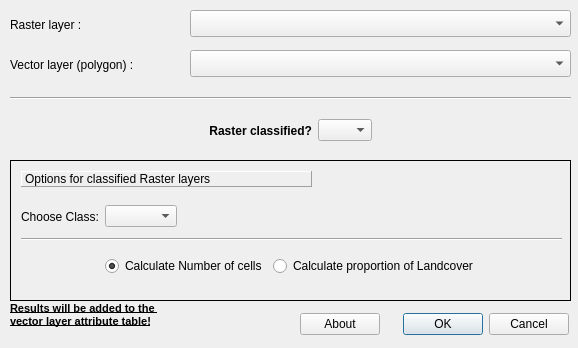
<?xml version="1.0" encoding="UTF-8"?>
<ui version="4.0">
 <class>BatchDialog</class>
 <widget class="QDialog" name="BatchDialog">
  <property name="windowModality">
   <enum>Qt::WindowModal</enum>
  </property>
  <property name="geometry">
   <rect>
    <x>0</x>
    <y>0</y>
    <width>578</width>
    <height>348</height>
   </rect>
  </property>
  <property name="sizePolicy">
   <sizepolicy hsizetype="Fixed" vsizetype="Fixed">
    <horstretch>0</horstretch>
    <verstretch>0</verstretch>
   </sizepolicy>
  </property>
  <property name="contextMenuPolicy">
   <enum>Qt::ActionsContextMenu</enum>
  </property>
  <property name="windowTitle">
   <string>Raster values for polygon</string>
  </property>
  <property name="windowIcon">
   <iconset resource="resources.qrc">
    <normaloff>:/Icons/icons/icon_batchCover.png</normaloff>:/Icons/icons/icon_batchCover.png</iconset>
  </property>
  <property name="layoutDirection">
   <enum>Qt::LeftToRight</enum>
  </property>
  <widget class="Line" name="line">
   <property name="geometry">
    <rect>
     <x>10</x>
     <y>90</y>
     <width>561</width>
     <height>16</height>
    </rect>
   </property>
   <property name="orientation">
    <enum>Qt::Horizontal</enum>
   </property>
  </widget>
  <widget class="QWidget" name="horizontalLayoutWidget_3">
   <property name="geometry">
    <rect>
     <x>10</x>
     <y>110</y>
     <width>561</width>
     <height>41</height>
    </rect>
   </property>
   <layout class="QHBoxLayout" name="horizontalLayout_3">
    <item>
     <spacer name="horizontalSpacer">
      <property name="orientation">
       <enum>Qt::Horizontal</enum>
      </property>
      <property name="sizeHint" stdset="0">
       <size>
        <width>40</width>
        <height>20</height>
       </size>
      </property>
     </spacer>
    </item>
    <item>
     <widget class="QLabel" name="label_3">
      <property name="font">
       <font>
        <weight>75</weight>
        <bold>true</bold>
       </font>
      </property>
      <property name="frameShape">
       <enum>QFrame::NoFrame</enum>
      </property>
      <property name="frameShadow">
       <enum>QFrame::Raised</enum>
      </property>
      <property name="text">
       <string>Raster classified?</string>
      </property>
      <property name="textFormat">
       <enum>Qt::AutoText</enum>
      </property>
      <property name="alignment">
       <set>Qt::AlignRight|Qt::AlignTrailing|Qt::AlignVCenter</set>
      </property>
      <property name="wordWrap">
       <bool>false</bool>
      </property>
      <property name="margin">
       <number>10</number>
      </property>
      <property name="textInteractionFlags">
       <set>Qt::NoTextInteraction</set>
      </property>
     </widget>
    </item>
    <item>
     <widget class="QComboBox" name="cb_Classified">
      <item>
       <property name="text">
        <string/>
       </property>
      </item>
      <item>
       <property name="text">
        <string>YES</string>
       </property>
      </item>
      <item>
       <property name="text">
        <string>NO</string>
       </property>
      </item>
     </widget>
    </item>
    <item>
     <spacer name="horizontalSpacer_2">
      <property name="orientation">
       <enum>Qt::Horizontal</enum>
      </property>
      <property name="sizeHint" stdset="0">
       <size>
        <width>40</width>
        <height>20</height>
       </size>
      </property>
     </spacer>
    </item>
   </layout>
  </widget>
  <widget class="QStackedWidget" name="stackWidget">
   <property name="geometry">
    <rect>
     <x>10</x>
     <y>160</y>
     <width>561</width>
     <height>141</height>
    </rect>
   </property>
   <property name="frameShape">
    <enum>QFrame::Box</enum>
   </property>
   <property name="frameShadow">
    <enum>QFrame::Plain</enum>
   </property>
   <property name="currentIndex">
    <number>0</number>
   </property>
   <widget class="QWidget" name="page">
    <widget class="QWidget" name="horizontalLayoutWidget_4">
     <property name="geometry">
      <rect>
       <x>10</x>
       <y>40</y>
       <width>541</width>
       <height>31</height>
      </rect>
     </property>
     <layout class="QHBoxLayout" name="horizontalLayout_4">
      <item>
       <widget class="QLabel" name="label_4">
        <property name="enabled">
         <bool>true</bool>
        </property>
        <property name="text">
         <string>Choose Class:</string>
        </property>
       </widget>
      </item>
      <item>
       <widget class="QComboBox" name="cb_LClass"/>
      </item>
      <item>
       <spacer name="horizontalSpacer_4">
        <property name="orientation">
         <enum>Qt::Horizontal</enum>
        </property>
        <property name="sizeHint" stdset="0">
         <size>
          <width>40</width>
          <height>20</height>
         </size>
        </property>
       </spacer>
      </item>
     </layout>
    </widget>
    <widget class="QLabel" name="label_5">
     <property name="geometry">
      <rect>
       <x>10</x>
       <y>10</y>
       <width>291</width>
       <height>16</height>
      </rect>
     </property>
     <property name="frameShape">
      <enum>QFrame::Panel</enum>
     </property>
     <property name="frameShadow">
      <enum>QFrame::Raised</enum>
     </property>
     <property name="text">
      <string>Options for classified Raster layers</string>
     </property>
    </widget>
    <widget class="QWidget" name="horizontalLayoutWidget_5">
     <property name="geometry">
      <rect>
       <x>10</x>
       <y>90</y>
       <width>541</width>
       <height>31</height>
      </rect>
     </property>
     <layout class="QHBoxLayout" name="horizontalLayout_5">
      <item>
       <spacer name="horizontalSpacer_3">
        <property name="orientation">
         <enum>Qt::Horizontal</enum>
        </property>
        <property name="sizeHint" stdset="0">
         <size>
          <width>40</width>
          <height>20</height>
         </size>
        </property>
       </spacer>
      </item>
      <item>
       <widget class="QRadioButton" name="rb_LCnumber">
        <property name="text">
         <string>Calculate Number of cells</string>
        </property>
        <property name="checked">
         <bool>true</bool>
        </property>
       </widget>
      </item>
      <item>
       <widget class="QRadioButton" name="rb_LCprop">
        <property name="text">
         <string>Calculate proportion of Landcover</string>
        </property>
       </widget>
      </item>
      <item>
       <spacer name="horizontalSpacer_5">
        <property name="orientation">
         <enum>Qt::Horizontal</enum>
        </property>
        <property name="sizeHint" stdset="0">
         <size>
          <width>40</width>
          <height>20</height>
         </size>
        </property>
       </spacer>
      </item>
     </layout>
    </widget>
    <widget class="Line" name="line_2">
     <property name="geometry">
      <rect>
       <x>10</x>
       <y>70</y>
       <width>541</width>
       <height>16</height>
      </rect>
     </property>
     <property name="orientation">
      <enum>Qt::Horizontal</enum>
     </property>
    </widget>
   </widget>
   <widget class="QWidget" name="page_2">
    <widget class="QLabel" name="label_6">
     <property name="geometry">
      <rect>
       <x>10</x>
       <y>10</y>
       <width>291</width>
       <height>16</height>
      </rect>
     </property>
     <property name="frameShape">
      <enum>QFrame::Panel</enum>
     </property>
     <property name="frameShadow">
      <enum>QFrame::Raised</enum>
     </property>
     <property name="text">
      <string>Options for unclassified Raster layers</string>
     </property>
    </widget>
    <widget class="QGroupBox" name="groupBox">
     <property name="geometry">
      <rect>
       <x>10</x>
       <y>30</y>
       <width>531</width>
       <height>91</height>
      </rect>
     </property>
     <property name="title">
      <string>Calculate:</string>
     </property>
     <widget class="QWidget" name="gridLayoutWidget">
      <property name="geometry">
       <rect>
        <x>0</x>
        <y>20</y>
        <width>531</width>
        <height>74</height>
       </rect>
      </property>
      <layout class="QGridLayout" name="gridLayout">
       <item row="0" column="0">
        <widget class="QRadioButton" name="rb_Umean">
         <property name="font">
          <font>
           <pointsize>9</pointsize>
          </font>
         </property>
         <property name="text">
          <string>Mean</string>
         </property>
        </widget>
       </item>
       <item row="1" column="0">
        <widget class="QRadioButton" name="rb_Usum">
         <property name="font">
          <font>
           <pointsize>9</pointsize>
          </font>
         </property>
         <property name="text">
          <string>Sum</string>
         </property>
         <property name="checked">
          <bool>true</bool>
         </property>
        </widget>
       </item>
       <item row="0" column="1">
        <widget class="QRadioButton" name="rb_Ustd">
         <property name="font">
          <font>
           <pointsize>9</pointsize>
          </font>
         </property>
         <property name="text">
          <string>Standard Deviation</string>
         </property>
        </widget>
       </item>
       <item row="1" column="1">
        <widget class="QRadioButton" name="rb_Umed">
         <property name="font">
          <font>
           <pointsize>9</pointsize>
          </font>
         </property>
         <property name="text">
          <string> Median</string>
         </property>
        </widget>
       </item>
       <item row="1" column="3">
        <widget class="QRadioButton" name="rb_Uuqt">
         <property name="font">
          <font>
           <pointsize>9</pointsize>
          </font>
         </property>
         <property name="text">
          <string>Upper Quantile (75%)</string>
         </property>
        </widget>
       </item>
       <item row="1" column="2">
        <widget class="QRadioButton" name="rb_Umin">
         <property name="font">
          <font>
           <pointsize>9</pointsize>
          </font>
         </property>
         <property name="text">
          <string>Minimum</string>
         </property>
        </widget>
       </item>
       <item row="0" column="2">
        <widget class="QRadioButton" name="rb_Umax">
         <property name="font">
          <font>
           <pointsize>9</pointsize>
          </font>
         </property>
         <property name="text">
          <string>Maximum</string>
         </property>
        </widget>
       </item>
       <item row="0" column="3">
        <widget class="QRadioButton" name="rb_Ulqt">
         <property name="font">
          <font>
           <pointsize>9</pointsize>
          </font>
         </property>
         <property name="text">
          <string>Lower Quantile (25%)</string>
         </property>
        </widget>
       </item>
      </layout>
     </widget>
    </widget>
   </widget>
  </widget>
  <widget class="QLabel" name="label">
   <property name="geometry">
    <rect>
     <x>10</x>
     <y>10</y>
     <width>111</width>
     <height>29</height>
    </rect>
   </property>
   <property name="text">
    <string>Raster layer :</string>
   </property>
  </widget>
  <widget class="QComboBox" name="cb_Raster">
   <property name="geometry">
    <rect>
     <x>190</x>
     <y>10</y>
     <width>381</width>
     <height>27</height>
    </rect>
   </property>
   <property name="layoutDirection">
    <enum>Qt::LeftToRight</enum>
   </property>
  </widget>
  <widget class="QLabel" name="label_2">
   <property name="geometry">
    <rect>
     <x>10</x>
     <y>50</y>
     <width>161</width>
     <height>29</height>
    </rect>
   </property>
   <property name="text">
    <string>Vector layer (polygon) :</string>
   </property>
  </widget>
  <widget class="QComboBox" name="cb_Vector">
   <property name="geometry">
    <rect>
     <x>190</x>
     <y>50</y>
     <width>381</width>
     <height>27</height>
    </rect>
   </property>
  </widget>
  <widget class="QLabel" name="lab_feat">
   <property name="geometry">
    <rect>
     <x>440</x>
     <y>80</y>
     <width>121</width>
     <height>16</height>
    </rect>
   </property>
   <property name="font">
    <font>
     <pointsize>8</pointsize>
     <weight>75</weight>
     <italic>false</italic>
     <bold>true</bold>
    </font>
   </property>
   <property name="layoutDirection">
    <enum>Qt::RightToLeft</enum>
   </property>
   <property name="text">
    <string/>
   </property>
   <property name="alignment">
    <set>Qt::AlignRight|Qt::AlignTop|Qt::AlignTrailing</set>
   </property>
  </widget>
  <widget class="QLabel" name="label_7">
   <property name="geometry">
    <rect>
     <x>10</x>
     <y>300</y>
     <width>271</width>
     <height>31</height>
    </rect>
   </property>
   <property name="font">
    <font>
     <pointsize>8</pointsize>
     <weight>75</weight>
     <bold>true</bold>
     <underline>true</underline>
    </font>
   </property>
   <property name="text">
    <string>&lt;html&gt;&lt;head/&gt;&lt;body&gt;Results will be added to the &lt;br&gt;vector layer attribute table!&lt;/body&gt;&lt;/html&gt;</string>
   </property>
  </widget>
  <widget class="QWidget" name="horizontalLayoutWidget">
   <property name="geometry">
    <rect>
     <x>300</x>
     <y>310</y>
     <width>269</width>
     <height>29</height>
    </rect>
   </property>
   <layout class="QHBoxLayout" name="horizontalLayout">
    <item>
     <widget class="QPushButton" name="btn_About">
      <property name="text">
       <string>About</string>
      </property>
     </widget>
    </item>
    <item>
     <widget class="QDialogButtonBox" name="startButtons">
      <property name="orientation">
       <enum>Qt::Horizontal</enum>
      </property>
      <property name="standardButtons">
       <set>QDialogButtonBox::Cancel|QDialogButtonBox::Ok</set>
      </property>
     </widget>
    </item>
   </layout>
  </widget>
 </widget>
 <resources>
  <include location="resources.qrc"/>
 </resources>
 <connections>
  <connection>
   <sender>startButtons</sender>
   <signal>accepted()</signal>
   <receiver>BatchDialog</receiver>
   <slot>accept()</slot>
   <hints>
    <hint type="sourcelabel">
     <x>248</x>
     <y>254</y>
    </hint>
    <hint type="destinationlabel">
     <x>157</x>
     <y>274</y>
    </hint>
   </hints>
  </connection>
  <connection>
   <sender>startButtons</sender>
   <signal>rejected()</signal>
   <receiver>BatchDialog</receiver>
   <slot>reject()</slot>
   <hints>
    <hint type="sourcelabel">
     <x>316</x>
     <y>260</y>
    </hint>
    <hint type="destinationlabel">
     <x>286</x>
     <y>274</y>
    </hint>
   </hints>
  </connection>
 </connections>
 <designerdata>
  <property name="gridDeltaX">
   <number>10</number>
  </property>
  <property name="gridDeltaY">
   <number>10</number>
  </property>
  <property name="gridSnapX">
   <bool>true</bool>
  </property>
  <property name="gridSnapY">
   <bool>true</bool>
  </property>
  <property name="gridVisible">
   <bool>true</bool>
  </property>
 </designerdata>
</ui>
